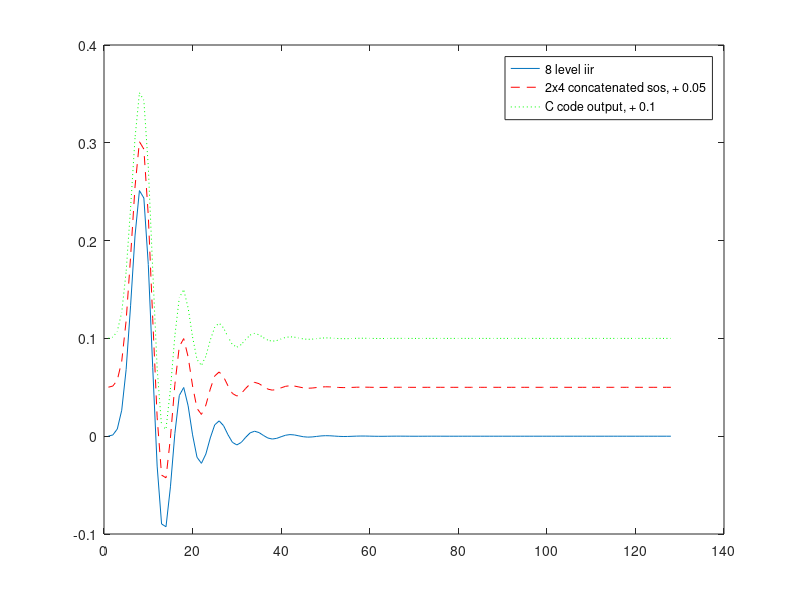
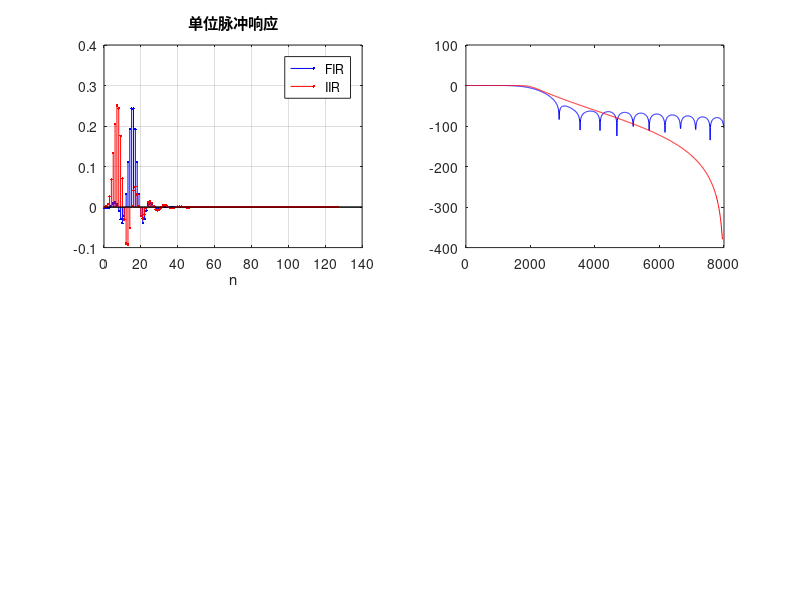

Write the MATLAB code that produced these figures, in order. (Note: this script raises an error after producing the figures.)
fs = 16000;          % 采样频率
fc = 2000;           % 截止频率
N_fir = 32;          % FIR 长度（31阶）
N_iir = 8;           % IIR 阶数（4级2阶）

% filter design
b_fir = fir1(N_fir-1, fc/(fs/2));            % FIR，31阶
[b_iir, a_iir] = butter(N_iir, fc/(fs/2));   % IIR，8阶

% impulse response
imp = [1, zeros(1, 127)];
h_fir = filter(b_fir, 1, imp);
h_iir = filter(b_iir, a_iir, imp);

% test using 4 sos
[sos, g] = tf2sos(b_iir,a_iir);
h_iir_test = imp;
for i = 1:4
    h_iir_test = filter(sos(i,1:3),sos(i,4:6),h_iir_test);    
end
h_iir_test = h_iir_test.*g;
h_iir_test - h_iir
C_output = [0.000108, 0.001293, 0.007360, 0.026546, 0.068271, 0.133323, 0.204803, 0.251177, 0.243551, 0.175536, 0.070357, -0.030546, -0.089746, -0.092583, -0.051808, 0.002740, 0.041597, 0.049814, 0.031031, 0.001379, -0.021513, -0.027735, -0.018248, -0.001764, 0.011568, 0.015690, 0.010741, 0.001478, -0.006286, -0.008926, -0.006330, -0.001107, 0.003417, 0.005083, 0.003729, 0.000784, -0.001850, -0.002893, -0.002194, -0.000535, 0.000997, 0.001644, 0.001288, 0.000355, -0.000534, -0.000933, -0.000755, -0.000231, 0.000284, 0.000528, 0.000442, 0.000148, -0.000150, -0.000299, -0.000258, -0.000094, 0.000078, 0.000169, 0.000150, 0.000059, -0.000041, -0.000095, -0.000087, -0.000037, 0.000021, 0.000053, 0.000051, 0.000023, -0.000010, -0.000030, -0.000029, -0.000014, 0.000005, 0.000017, 0.000017, 0.000008, -0.000002, -0.000009, -0.000010, -0.000005, 0.000001, 0.000005, 0.000006, 0.000003, -0.000000, -0.000003, -0.000003, -0.000002, 0.000000, 0.000002, 0.000002, 0.000001, -0.000000, -0.000001, -0.000001, -0.000001, -0.000000, 0.000000, 0.000001, 0.000000, 0.000000, -0.000000, -0.000000, -0.000000, -0.000000, 0.000000, 0.000000, 0.000000, 0.000000, -0.000000, -0.000000, -0.000000, -0.000000, 0.000000, 0.000000, 0.000000, 0.000000, -0.000000, -0.000000, -0.000000, -0.000000, 0.000000, 0.000000, 0.000000, 0.000000, -0.000000, -0.000000, -0.000000];
figure; plot(h_iir);hold on ; plot(h_iir_test+0.05,"red","LineStyle","--");
hold on ; plot(C_output+0.1,"green","LineStyle",":");
legend("8 level iir","2x4 concatenated sos, + 0.05","C code output, + 0.1");

% 幅频、相频、群延迟
[H_fir, w] = freqz(b_fir, 1, 1024, fs);
[H_iir, ~] = freqz(b_iir, a_iir, 1024, fs);

% 群延迟（对相位求导）
gd_fir = -diff(unwrap(angle(H_fir))) / (2*pi*(fs/1024));
gd_iir = -diff(unwrap(angle(H_iir))) / (2*pi*(fs/1024));

%% 绘图对比
figure('Name','滤波器对比');

% 单位脉冲响应
subplot(2,2,1);
stem(0:127, h_fir, 'b.'); hold on;
stem(0:127, h_iir, 'r.'); hold off;
title('单位脉冲响应'); legend('FIR','IIR'); xlabel('n'); grid on;

% 幅频响应
subplot(2,2,2);
plot(w, 20*log10(abs(H_fir)), 'b'); hold on;
plot(w, 20*log10(abs(H_iir)), 'r'); hold off;
xline(fc,'k--','fc'); title('幅频响应'); legend('FIR','IIR');
xlabel('频率(Hz)'); ylabel('幅度(dB)'); ylim([-80 5]); grid on;

% 相频响应
subplot(2,2,3);
plot(w, unwrap(angle(H_fir)), 'b'); hold on;
plot(w, unwrap(angle(H_iir)), 'r'); hold off;
xline(fc,'k--','fc'); title('相频响应'); legend('FIR','IIR');
xlabel('频率(Hz)'); ylabel('相位(rad)'); grid on;

% 群延迟
subplot(2,2,4);
plot(w(1:end-1), gd_fir, 'b'); hold on;
plot(w(1:end-1), gd_iir, 'r'); hold off;
xline(fc,'k--','fc'); title('群延迟'); legend('FIR','IIR');
xlabel('频率(Hz)'); ylabel('样点'); ylim([0 40]); grid on;

%% 输入/输出信号对比
t = (0:255)/fs;
% 复合输入：低频(500Hz) + 高频(5kHz) + 通带边缘(2.5kHz)
x = sin(2*pi*500*t) + sin(2*pi*5000*t) + sin(2*pi*2500*t);

y_fir = filter(b_fir, 1, x);
y_iir = filter(b_iir, a_iir, x);

figure('Name','输入/输出信号');
subplot(4,1,1); plot(t, x);      title('输入信号'); grid on;
subplot(4,1,2); plot(t, y_fir);  title('FIR 输出'); grid on;
subplot(4,1,3); plot(t, y_iir);  title('IIR 输出'); grid on;
subplot(4,1,4);
plot(t, x, 'k:'); hold on;
plot(t, y_fir, 'b'); plot(t, y_iir, 'r'); hold off;
title('三者对比'); legend('输入','FIR','IIR'); grid on;
